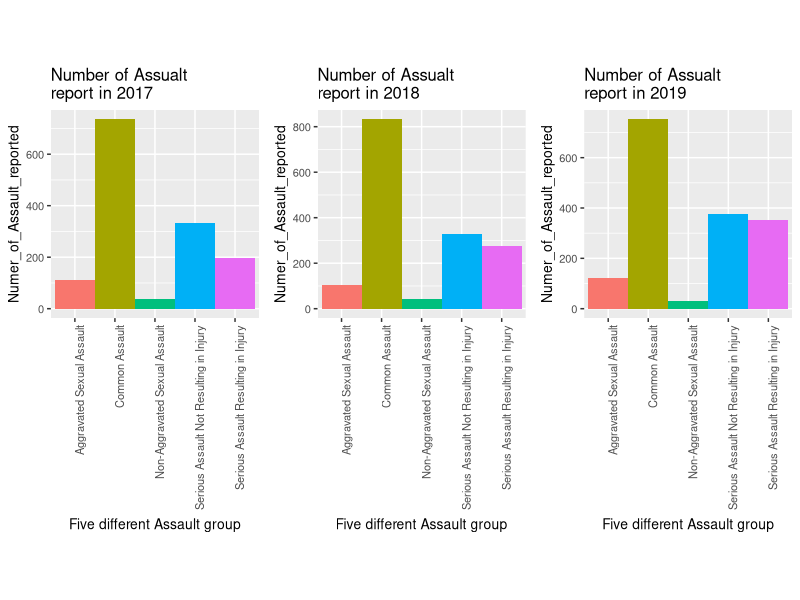
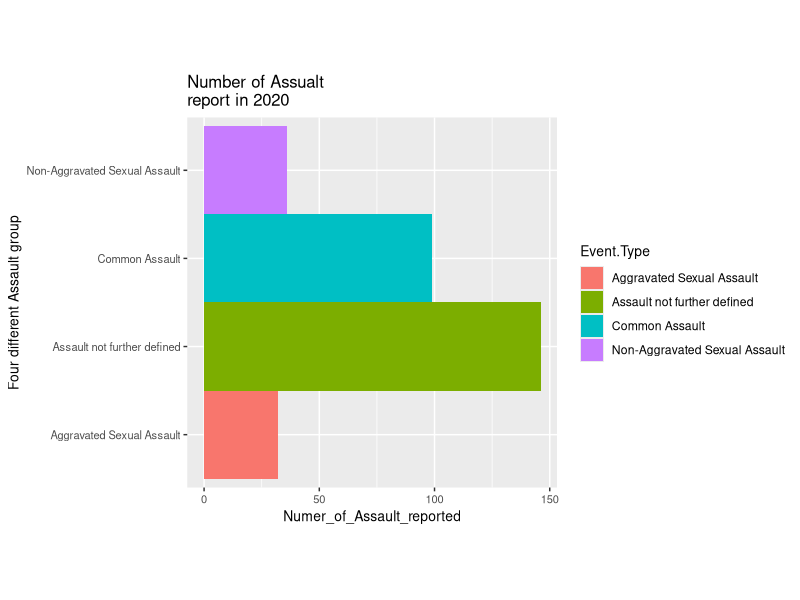

The R source for these figures, in order:
## ---- chunk 1
#Load the csv file
covid <- read.csv("Covid calls for service cleaned.csv", 
                         header = TRUE, 
                         stringsAsFactors = FALSE)
victim <- read.csv("Victimisations_time_and_place (cleaned).csv", 
                         header = TRUE, 
                         stringsAsFactors = FALSE)

head(covid,5)
head(victim,5)
## ---- chunk 2
unique(covid$Event.Type)
unique(victim$ANZSOC.Group)
## ---- chunk 3
#Also, I will extract three assault divided into three diffrent year
library(dplyr)
library(tidyr)
library(knitr)
library(tidyverse)

#I just divided to extract three different year
victim_year <- separate(victim, "date", c("day", "month", "year")) 
head(victim_year)

#check datastructure
str(victim_year)

#Extract three year
victim_2017 <- victim_year[victim_year$year == "17",]
victim_2018 <- victim_year[victim_year$year == "18",]
victim_2019 <- victim_year[victim_year$year == "19",]

head(victim_2017)
head(victim_2018)
head(victim_2019)

ANZSOC.count <- victim_2017 %>% count(ANZSOC.Group)
ANZSOC.count
## ---- chunk 4
library(ggplot2)
library(ggpubr)
ANZSOC.count <- victim_2017 %>% count(ANZSOC.Group)
ANZSOC.count

#ggplot(data = victim_2017) +
#  geom_bar(mapping = aes(x = ANZSOC.Group,fill =ANZSOC.Group ))


bar_2017 <- ggplot(data = victim_2017) + 
  geom_bar(
    mapping = aes(x = ANZSOC.Group, fill = ANZSOC.Group), 
    show.legend = FALSE,
    width = 1
  ) + 
  theme(aspect.ratio = 1,title = element_text(size=10),axis.title = element_text(size=10),
        axis.text.y = element_text(size=8),axis.text.x = element_text(angle=90, hjust=1,size=8)) +
  labs(title="Number of Assualt \nreport in 2017",x = "Five different Assault group", y = "Numer_of_Assault_reported")

ANZSOC.count_2018 <- victim_2018 %>% count(ANZSOC.Group)
ANZSOC.count_2018

#ggplot(data = victim_2017) +
#  geom_bar(mapping = aes(x = ANZSOC.Group,fill =ANZSOC.Group ))


bar_2018 <- ggplot(data = victim_2018) + 
  geom_bar(
    mapping = aes(x = ANZSOC.Group, fill = ANZSOC.Group), 
    show.legend = FALSE,
    width = 1
  ) + 
  theme(aspect.ratio = 1,title = element_text(size=10),axis.text.y = element_text(size=8),
        axis.text.x = element_text(angle=90, hjust=1,size=8)) +
  labs(title="Number of Assualt \nreport in 2018",x = "Five different Assault group", y = "Numer_of_Assault_reported")

bar_2019 <- ggplot(data = victim_2019) + 
  geom_bar(
    mapping = aes(x = ANZSOC.Group, fill = ANZSOC.Group), 
    show.legend = FALSE,
    width = 1
  ) + 
  theme(aspect.ratio = 1,title = element_text(size=10),axis.text.y = element_text(size=8),
        axis.text.x = element_text(angle=90, hjust=1,size=8)) +
  labs(title="Number of Assualt \nreport in 2019",x = "Five different Assault group", y = "Numer_of_Assault_reported")


covid_2020 <- ggplot(data = covid) + 
  geom_bar(
    mapping = aes(x = Event.Type, fill = Event.Type), 
    show.legend = FALSE,
    width = 1
  ) + 
  theme(aspect.ratio = 1,title = element_text(size=10),axis.text.y = element_text(size=8),axis.text.x = element_text(angle=90, hjust=1,size=8)) +
  labs(title="Number of Assualt \nreport in 2020",x = "Four different Assault group", y = "Numer_of_Assault_reported")

#Visualise victim dataset year (2017,2018,2019) Together
figure <- ggarrange(bar_2017,bar_2018,bar_2019,
                    ncol=3,nrow=1)

#If We want see all four plots together run this
#figure <- ggarrange(bar_2017,bar_2018,bar_2019,covid_2020,
#                    ncol=4,nrow=1)

figure
## ---- chunk 5
#Plot the only Covid one as it has only four Assault
covid_2020 <- ggplot(data = covid) + 
  geom_bar(
    mapping = aes(x = Event.Type, fill = Event.Type), 
    show.legend = TRUE,
    width = 1
  ) + 
  theme(aspect.ratio = 1,title = element_text(size=10),axis.text.y = element_text(size=8),axis.text.x = element_text(size=8)) +
  labs(title="Number of Assualt \nreport in 2020",x = "Four different Assault group", y = "Numer_of_Assault_reported")

covid_2020 + coord_flip()
#bar + coord_polar()
